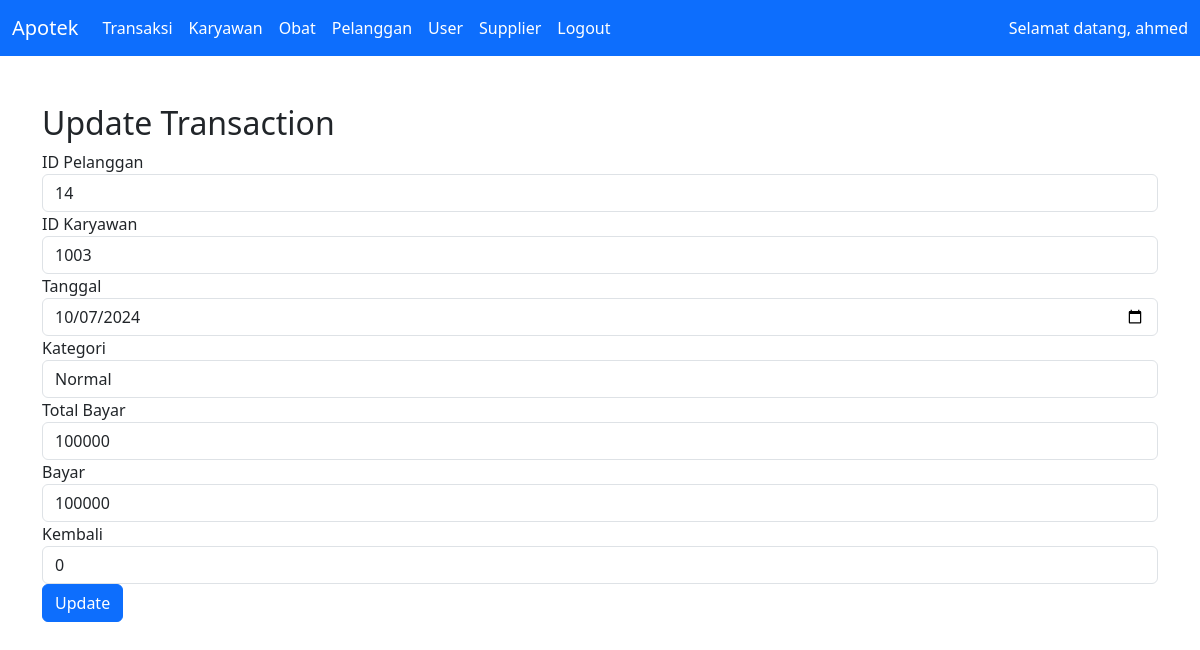
The app's page /pages/updateTransaksi.php?id=1028 (signed in) with its own data.
### tables this page shows
CREATE TABLE `tb_transaksi` (
  `idtransaksi` int(5) NOT NULL,
  `idpelanggan` int(4) NOT NULL,
  `idkaryawan` int(4) NOT NULL,
  `tgltransaksi` date NOT NULL,
  `kategoripelanggan` varchar(20) NOT NULL,
  `totalbayar` double DEFAULT NULL,
  `bayar` double DEFAULT NULL,
  `kembali` double DEFAULT NULL
);

### pages/updateTransaksi.php (the view, shortened to what this page needs)
<?php
include "conn.php";
if (isset($_GET['id'])) {
    $id = $_GET['id'];
    $query = mysqli_query($conn, "SELECT * FROM tb_transaksi WHERE idtransaksi='$id'");
    $data = mysqli_fetch_assoc($query);
}
?>
<?php include "../components/header.php"; ?>
<div class="container mt-5">
    <h2>Update Transaction</h2>
    <form method="post">
        <div class="form-group">
            <label>ID Pelanggan</label>
            <input type="text" name="idpelanggan" class="form-control" value="<?= $data['idpelanggan'] ?>" required>
        </div>
        <div class="form-group">
            <label>ID Karyawan</label>
            <input type="text" name="idkaryawan" class="form-control" value="<?= $data['idkaryawan'] ?>" required>
        </div>
        <div class="form-group">
            <label>Tanggal</label>
            <input type="date" name="tgltransaksi" class="form-control" value="<?= $data['tgltransaksi'] ?>" required>
        </div>
        <div class="form-group">
            <label>Kategori</label>
            <input type="text" name="kategoripelanggan" class="form-control" value="<?= $data['kategoripelanggan'] ?>" required>
        </div>
        <div class="form-group">
            <label>Total Bayar</label>
            <input type="number" name="totalbayar" class="form-control" value="<?= $data['totalbayar'] ?>" required>
        </div>
        <div class="form-group">
            <label>Bayar</label>
            <input type="number" name="bayar" class="form-control" value="<?= $data['bayar'] ?>" required>
        </div>
        <div class="form-group">
            <label>Kembali</label>
            <input type="number" name="kembali" class="form-control" value="<?= $data['kembali'] ?>" required>
        </div>
        <button type="submit" class="btn btn-primary">Update</button>
    </form>
</div>
<?php include "../components/footer.php"; ?>

### records on screen
tb_transaksi: idpelanggan "14", idkaryawan "1003", tgltransaksi "10/07/2024", kategoripelanggan "Normal", totalbayar "100000", bayar "100000", kembali "0"

### other values on screen
$_SESSION['username'] "ahmed"
